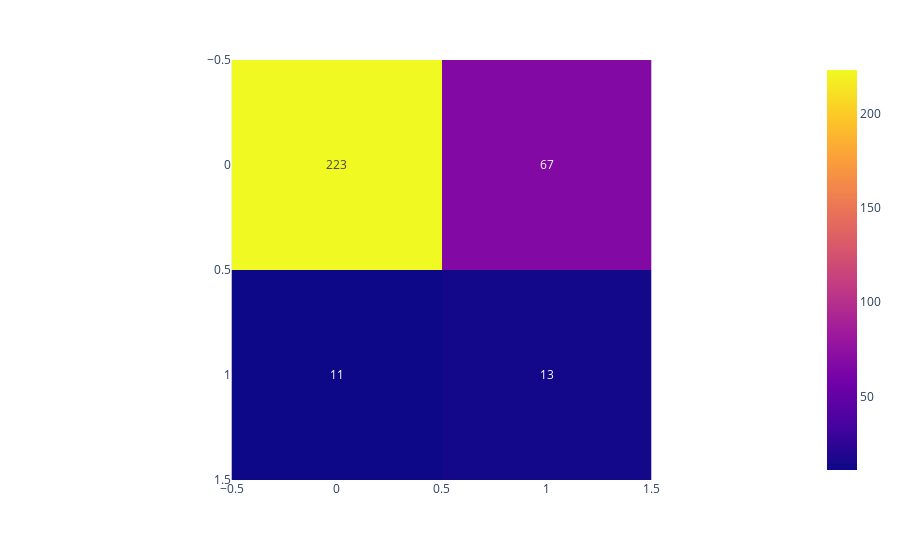

The notebook cell this image was saved under:
### Code cell
x = mean_data
y = raw_data['Pass/Fail']
x_train,x_test,y_train,y_test = train_test_split(x,y,test_size=0.2,random_state=42)
x_train = pd.DataFrame(StandardScaler().fit_transform(x_train)).reset_index(drop=True)
x_train.sample(5)
x_train=x_train.fillna(0)
y_train.reset_index(drop=True , inplace =True)
x_train, y_train = SMOTE().fit_resample(x_train, y_train)
y_train.value_counts()
x_test = pd.DataFrame(StandardScaler().fit_transform(x_test)).fillna(0)
logfittype = LogisticRegression()
y_pred = logfittype.fit(x_train,y_train).predict(x_test)
print(classification_report(y_test, y_pred, digits = 3))
px.imshow(confusion_matrix(y_test, y_pred) , text_auto=True)

# 각 평가 지표 계산
accuracy = accuracy_score(y_test, y_pred)
precision = precision_score(y_test, y_pred)
recall = recall_score(y_test, y_pred)
f1 = f1_score(y_test, y_pred)
roc_auc = roc_auc_score(y_test, y_pred)


# 결과 출력
print("Logistic Regression 결과:")
print("Accuracy:", accuracy)
print("Precision:", precision)
print("Recall:", recall)
print("F1 Score:", f1)
print("ROC AUC Score:", roc_auc)

print(classification_report(y_test, y_pred, digits=3))
print(classification_report(y_test, y_pred, digits = 3))
px.imshow(confusion_matrix(y_test, y_pred) , text_auto=True)

### Figure 1 — Plotly figure (JSON) as saved in the notebook; plotly's stock layout.template omitted (floating-point values rounded to 4 significant figures)
{"data": [{"coloraxis": "coloraxis", "hovertemplate": "x: %{x}<br>y: %{y}<br>color: %{z}<extra></extra>", "name": "0", "texttemplate": "%{z}", "type": "heatmap", "xaxis": "x", "yaxis": "y", "z": [[223, 67], [11, 13]]}], "layout": {"coloraxis": {"colorscale": [[0, "#0d0887"], [0.1111, "#46039f"], [0.2222, "#7201a8"], [0.3333, "#9c179e"], [0.4444, "#bd3786"], [0.5556, "#d8576b"], [0.6667, "#ed7953"], [0.7778, "#fb9f3a"], [0.8889, "#fdca26"], [1, "#f0f921"]]}, "margin": {"t": 60}, "xaxis": {"anchor": "y", "constrain": "domain", "domain": [0, 1], "scaleanchor": "y"}, "yaxis": {"anchor": "x", "autorange": "reversed", "constrain": "domain", "domain": [0, 1]}}}
